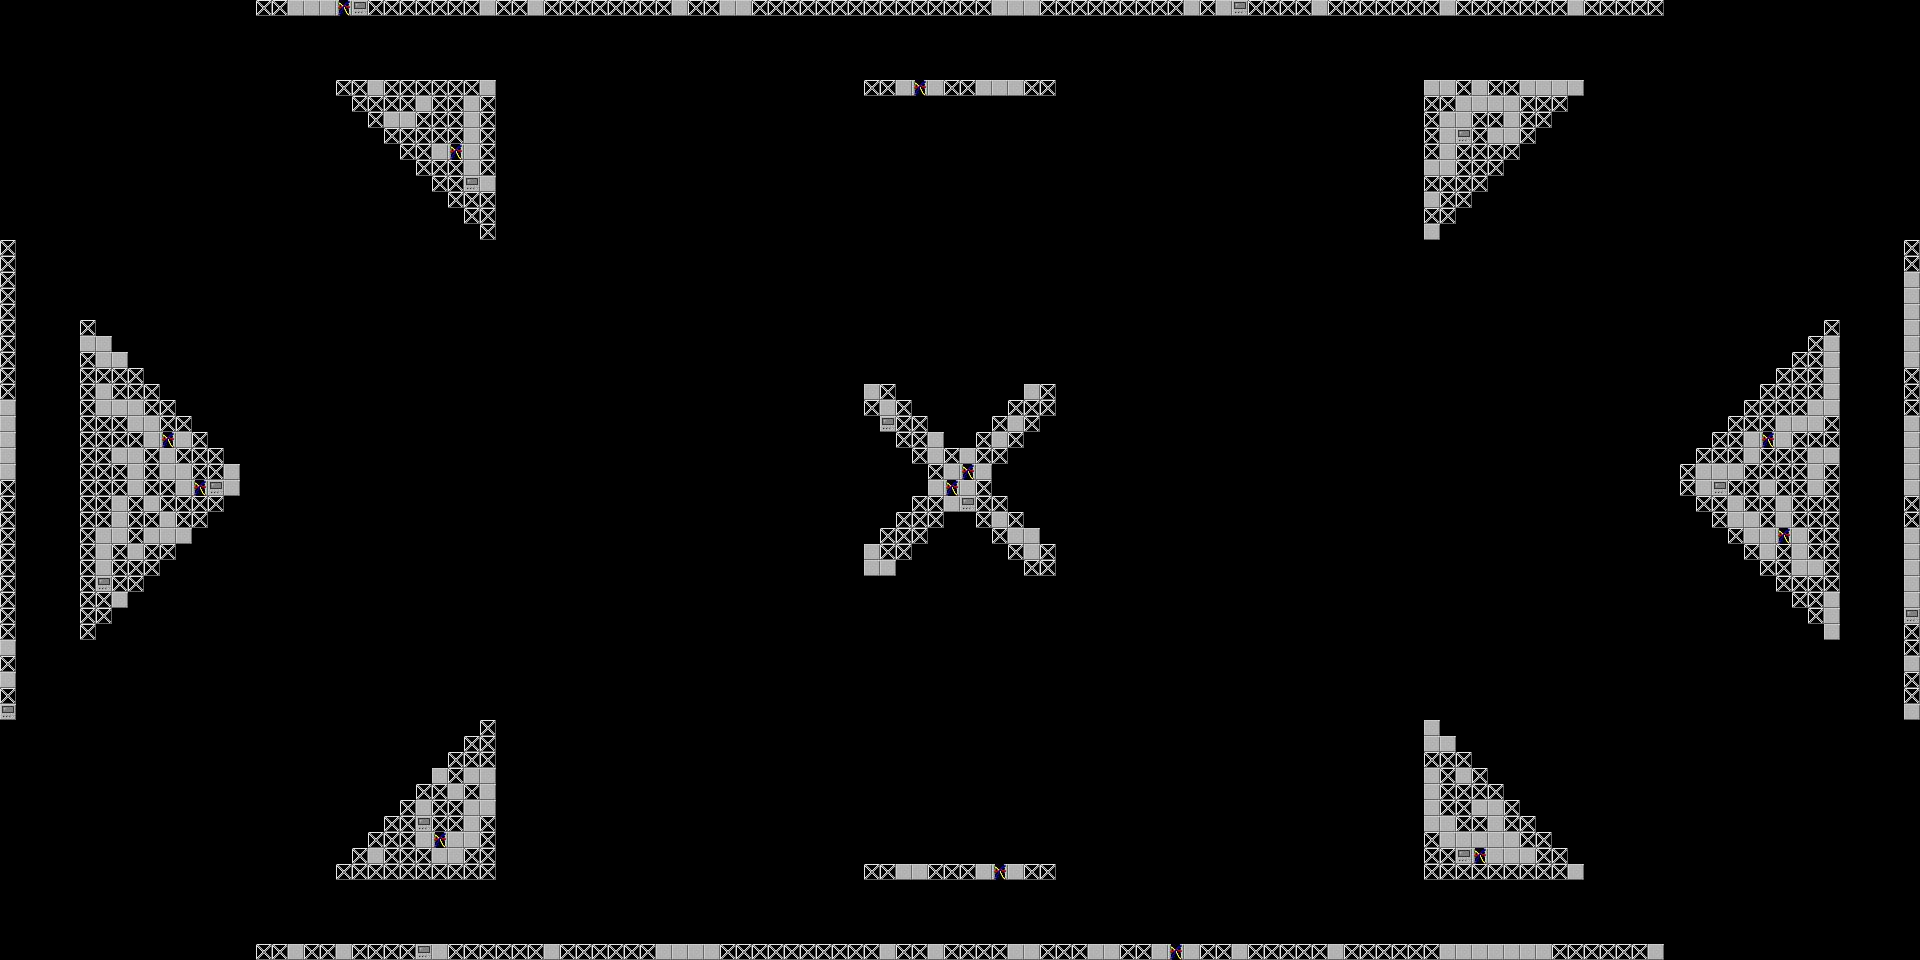

This is a level from a 2D game, rendered from its Tiled map with the project's own tilesets. A one-line summary and the map file follow, with tile-layer data summarised:
An orthogonal 120x60 tile map with 16x16 px tiles, 1 tile layer (Tile Layer 1) and 4 objects.

<map version="1.0" orientation="orthogonal" renderorder="right-down" width="120" height="60" tilewidth="16" tileheight="16" nextobjectid="5">
 <tileset firstgid="1" name="structure" tilewidth="16" tileheight="16" tilecount="6" columns="3">
  <image source="structure.png" width="48" height="32" />
 </tileset>
 <layer name="Tile Layer 1" width="120" height="60">
  <data>[7200 cells, 764 non-empty, 4 distinct tile ids]</data>
 </layer>
 <objectgroup name="spawn">
  <object id="1" x="960" y="416" rotation="0" />
  <object id="2" x="1024" y="480" rotation="90" />
  <object id="3" x="896" y="480" rotation="-90" />
  <object id="4" x="960" y="544" rotation="180" />
 </objectgroup>
</map>
